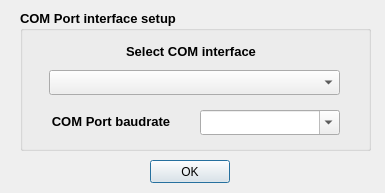
<?xml version="1.0" encoding="UTF-8"?>
<ui version="4.0">
 <class>Setup_window</class>
 <widget class="QDialog" name="Setup_window">
  <property name="geometry">
   <rect>
    <x>0</x>
    <y>0</y>
    <width>385</width>
    <height>193</height>
   </rect>
  </property>
  <property name="windowTitle">
   <string>Dialog</string>
  </property>
  <widget class="QPushButton" name="ok_btn">
   <property name="geometry">
    <rect>
     <x>150</x>
     <y>160</y>
     <width>80</width>
     <height>23</height>
    </rect>
   </property>
   <property name="text">
    <string>OK</string>
   </property>
  </widget>
  <widget class="QGroupBox" name="groupBox">
   <property name="geometry">
    <rect>
     <x>20</x>
     <y>10</y>
     <width>351</width>
     <height>141</height>
    </rect>
   </property>
   <property name="font">
    <font>
     <pointsize>10</pointsize>
     <bold>true</bold>
    </font>
   </property>
   <property name="title">
    <string>COM Port interface setup</string>
   </property>
   <widget class="QLabel" name="lbl_port">
    <property name="geometry">
     <rect>
      <x>90</x>
      <y>30</y>
      <width>162</width>
      <height>23</height>
     </rect>
    </property>
    <property name="text">
     <string>Select COM interface</string>
    </property>
    <property name="alignment">
     <set>Qt::AlignCenter</set>
    </property>
   </widget>
   <widget class="QComboBox" name="cbb_port">
    <property name="geometry">
     <rect>
      <x>29</x>
      <y>60</y>
      <width>291</width>
      <height>25</height>
     </rect>
    </property>
    <property name="editable">
     <bool>false</bool>
    </property>
   </widget>
   <widget class="QLabel" name="lbl_baudrate">
    <property name="geometry">
     <rect>
      <x>10</x>
      <y>100</y>
      <width>162</width>
      <height>23</height>
     </rect>
    </property>
    <property name="text">
     <string>COM Port baudrate</string>
    </property>
    <property name="alignment">
     <set>Qt::AlignCenter</set>
    </property>
   </widget>
   <widget class="QComboBox" name="cbb_baudrate">
    <property name="geometry">
     <rect>
      <x>180</x>
      <y>100</y>
      <width>140</width>
      <height>25</height>
     </rect>
    </property>
    <property name="editable">
     <bool>true</bool>
    </property>
   </widget>
  </widget>
 </widget>
 <resources/>
 <connections/>
</ui>
